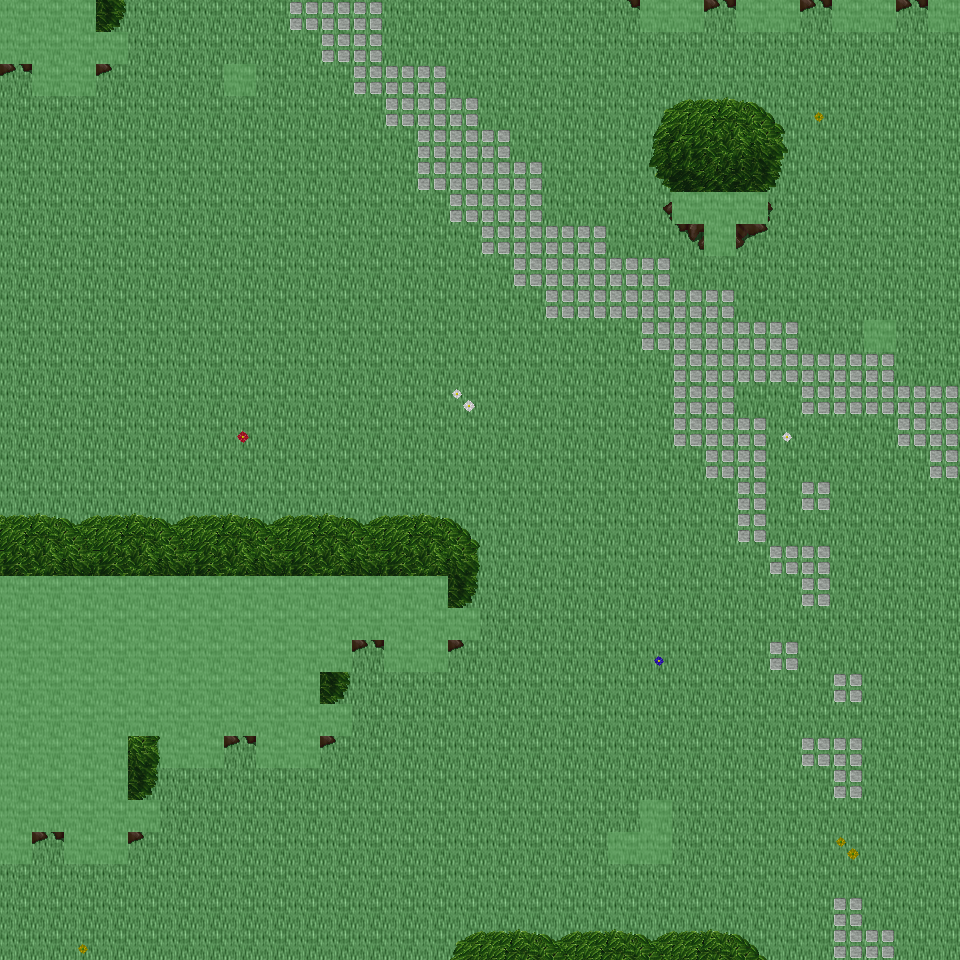

This is a level from a 2D game, rendered from its Tiled map with the project's own tilesets. A one-line summary and the map file follow, with tile-layer data summarised:
An orthogonal 30x30 tile map with 32x32 px tiles, 6 tile layers (Ground, Object, Object2, Above, ...), 21 tilesets and 8 objects (8x mapExit).

<map version="1.0" orientation="orthogonal" renderorder="right-down" width="30" height="30" tilewidth="32" tileheight="32" nextobjectid="9">
  <tileset firstgid="1" name="tileset_ground_ground" tilewidth="32" tileheight="32" tilecount="33" columns="3">
    <image source="../drawable/tileset_ground_ground.png" width="96" height="352" />
  </tileset>
  <tileset firstgid="34" name="tileset_ground_water_pool" tilewidth="32" tileheight="32" tilecount="72" columns="3">
    <image source="../drawable/tileset_ground_water_pool.png" width="96" height="768" />
  </tileset>
  <tileset firstgid="106" name="tileset_ground_ridge_earth_dark" tilewidth="32" tileheight="32" tilecount="96" columns="12">
    <image source="../drawable/tileset_ground_ridge_earth_dark.png" width="384" height="256" />
  </tileset>
  <tileset firstgid="202" name="tileset_ground_grass_edges" tilewidth="32" tileheight="32" tilecount="36" columns="12">
    <image source="../drawable/tileset_ground_grass_edges.png" width="384" height="96" />
  </tileset>
  <tileset firstgid="238" name="tileset_ground_earth_edges" tilewidth="32" tileheight="32" tilecount="18" columns="6">
    <image source="../drawable/tileset_ground_earth_edges.png" width="192" height="96" />
  </tileset>
  <tileset firstgid="256" name="tileset_ground_grass_corners" tilewidth="32" tileheight="32" tilecount="24" columns="6">
    <image source="../drawable/tileset_ground_grass_corners.png" width="192" height="128" />
  </tileset>
  <tileset firstgid="280" name="tileset_plant_flower_daisy_blue" tilewidth="32" tileheight="32" tilecount="8" columns="2">
    <image source="../drawable/tileset_plant_flower_daisy_blue.png" width="64" height="128" />
  </tileset>
  <tileset firstgid="288" name="tileset_plant_flower_daisy_yellow" tilewidth="32" tileheight="32" tilecount="8" columns="2">
    <image source="../drawable/tileset_plant_flower_daisy_yellow.png" width="64" height="128" />
  </tileset>
  <tileset firstgid="296" name="tileset_plant_bush_bushes" tilewidth="32" tileheight="32" tilecount="10" columns="5">
    <image source="../drawable/tileset_plant_bush_bushes.png" width="160" height="64" />
  </tileset>
  <tileset firstgid="306" name="tileset_plant_flower_daisy_red" tilewidth="32" tileheight="32" tilecount="8" columns="2">
    <image source="../drawable/tileset_plant_flower_daisy_red.png" width="64" height="128" />
  </tileset>
  <tileset firstgid="314" name="tileset_plant_flower_daisy_white" tilewidth="32" tileheight="32" tilecount="8" columns="2">
    <image source="../drawable/tileset_plant_flower_daisy_white.png" width="64" height="128" />
  </tileset>
  <tileset firstgid="322" name="tileset_logic_collision" tilewidth="32" tileheight="32" tilecount="1" columns="1">
    <image source="../drawable/tileset_logic_collision.png" width="32" height="32" />
  </tileset>
  <tileset firstgid="323" name="tileset_plant_tree_tree_green" tilewidth="32" tileheight="32" tilecount="88" columns="8">
    <image source="../drawable/tileset_plant_tree_tree_green.png" width="256" height="352" />
  </tileset>
  <tileset firstgid="411" name="tileset_building_castle" tilewidth="32" tileheight="32" tilecount="320" columns="20">
    <image source="../drawable/tileset_building_castle.png" width="640" height="512" />
  </tileset>
  <tileset firstgid="731" name="tileset_object_tent" tilewidth="32" tileheight="32" tilecount="9" columns="3">
    <image source="../drawable/tileset_object_tent.png" width="96" height="96" />
  </tileset>
  <tileset firstgid="740" name="tileset_logic_item_sheepfood" tilewidth="32" tileheight="32" tilecount="1" columns="1">
    <image source="../drawable/tileset_logic_item_sheepfood.png" width="32" height="32" />
  </tileset>
  <tileset firstgid="741" name="tileset_logic_creature_fairy" tilewidth="32" tileheight="32" tilecount="4" columns="4">
    <image source="../drawable/tileset_logic_creature_fairy.png" width="128" height="32" />
  </tileset>
  <tileset firstgid="745" name="tileset_logic_item_resources" tilewidth="32" tileheight="32" tilecount="6" columns="6">
    <image source="../drawable/tileset_logic_item_resources.png" width="192" height="32" />
  </tileset>
  <tileset firstgid="751" name="tileset_logic_portal" tilewidth="32" tileheight="32" tilecount="24" columns="8">
    <image source="../drawable/tileset_logic_portal.png" width="256" height="96" />
  </tileset>
  <tileset firstgid="775" name="tileset_ground_green_paving" tilewidth="32" tileheight="32" tilecount="18" columns="3">
    <image source="../drawable/tileset_ground_green_paving.png" width="96" height="192" />
  </tileset>
  <tileset firstgid="793" name="tileset_logic_protection" tilewidth="32" tileheight="32" tilecount="2" columns="2">
    <image source="../drawable/tileset_logic_protection.png" width="64" height="32" />
  </tileset>
  <layer name="Ground" width="30" height="30">
    <data>[900 cells, 900 non-empty, 1 distinct tile ids]</data>
  </layer>
  <layer name="Object" width="30" height="30">
    <data>[900 cells, 146 non-empty, 22 distinct tile ids]</data>
  </layer>
  <layer name="Object2" width="30" height="30">
    <data>[900 cells, 0 non-empty, 0 distinct tile ids]</data>
  </layer>
  <layer name="Above" width="30" height="30">
    <data>[900 cells, 125 non-empty, 34 distinct tile ids]</data>
  </layer>
  <layer name="Above2" width="30" height="30">
    <data>[900 cells, 0 non-empty, 0 distinct tile ids]</data>
  </layer>
  <layer name="Walkable" width="30" height="30">
    <data>[900 cells, 108 non-empty, 1 distinct tile ids]</data>
  </layer>
  <objectgroup name="MapEvents">
    <object id="1" name="north" type="mapExit" x="96" y="0" width="544" height="32">
      <properties>
        <property name="map" value="level_0_x103_y110" />
        <property name="x" value="3" />
        <property name="y" value="28" />
      </properties>
    </object>
    <object id="2" name="north2" type="mapExit" x="704" y="0" width="32" height="32">
      <properties>
        <property name="map" value="level_0_x103_y110" />
        <property name="x" value="22" />
        <property name="y" value="28" />
      </properties>
    </object>
    <object id="3" name="north3" type="mapExit" x="800" y="0" width="32" height="32">
      <properties>
        <property name="map" value="level_0_x103_y110" />
        <property name="x" value="25" />
        <property name="y" value="28" />
      </properties>
    </object>
    <object id="4" name="north4" type="mapExit" x="896" y="0" width="32" height="32">
      <properties>
        <property name="map" value="level_0_x103_y110" />
        <property name="x" value="28" />
        <property name="y" value="28" />
      </properties>
    </object>
    <object id="5" name="south" type="mapExit" x="0" y="928" width="960" height="32">
      <properties>
        <property name="map" value="level_0_x103_y112" />
        <property name="x" value="0" />
        <property name="y" value="1" />
      </properties>
    </object>
    <object id="6" name="west" type="mapExit" x="0" y="64" width="32" height="512">
      <properties>
        <property name="map" value="level_0_x102_y111" />
        <property name="x" value="28" />
        <property name="y" value="2" />
      </properties>
    </object>
    <object id="7" name="west2" type="mapExit" x="0" y="864" width="32" height="96">
      <properties>
        <property name="map" value="level_0_x102_y111" />
        <property name="x" value="28" />
        <property name="y" value="27" />
      </properties>
    </object>
    <object id="8" name="east" type="mapExit" x="928" y="32" width="32" height="928">
      <properties>
        <property name="map" value="level_0_x104_y111" />
        <property name="x" value="1" />
        <property name="y" value="1" />
      </properties>
    </object>
  </objectgroup>
</map>
